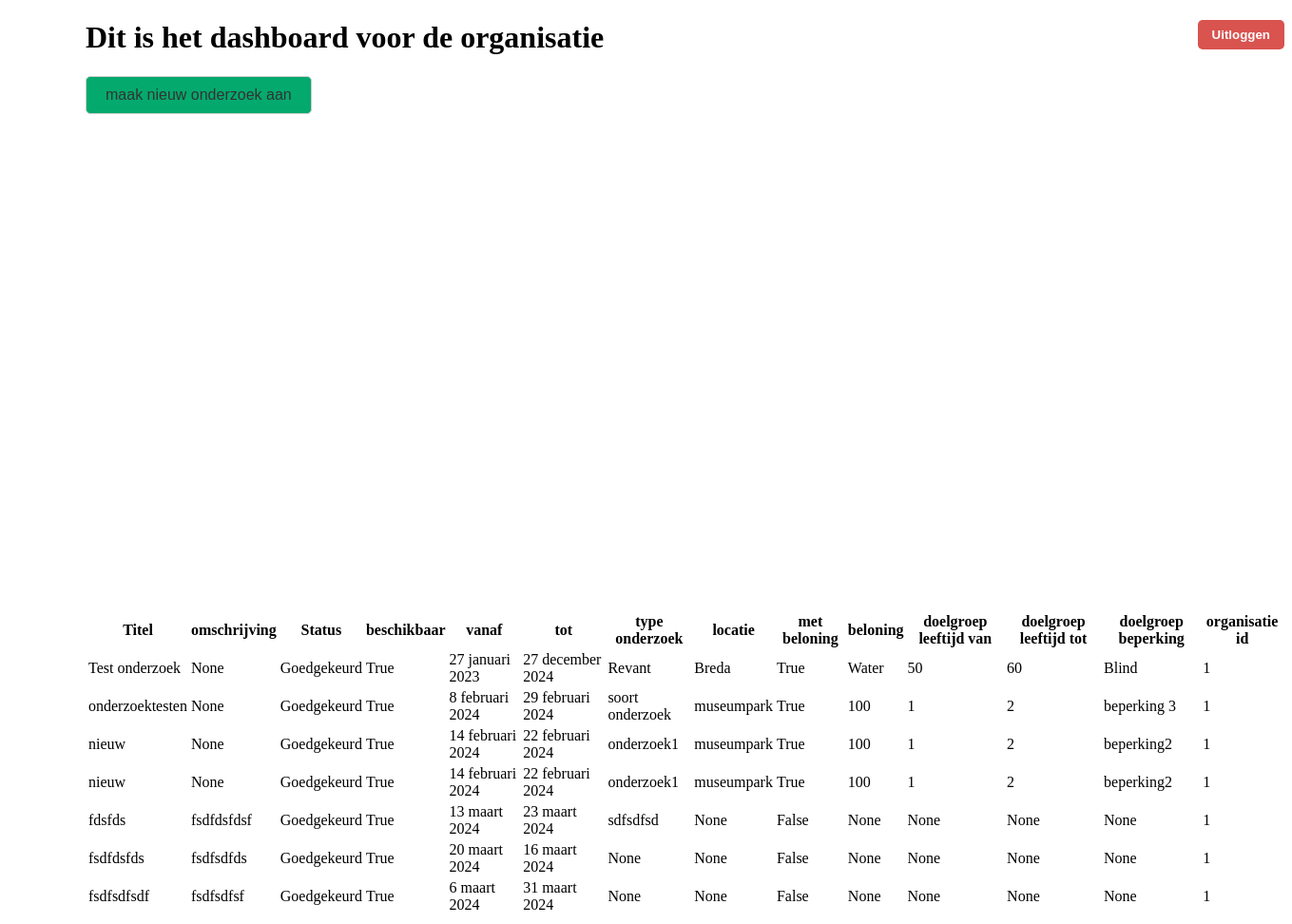
The page /organisaties/onderzoekstabel/ (signed in) on the database as committed earlier.
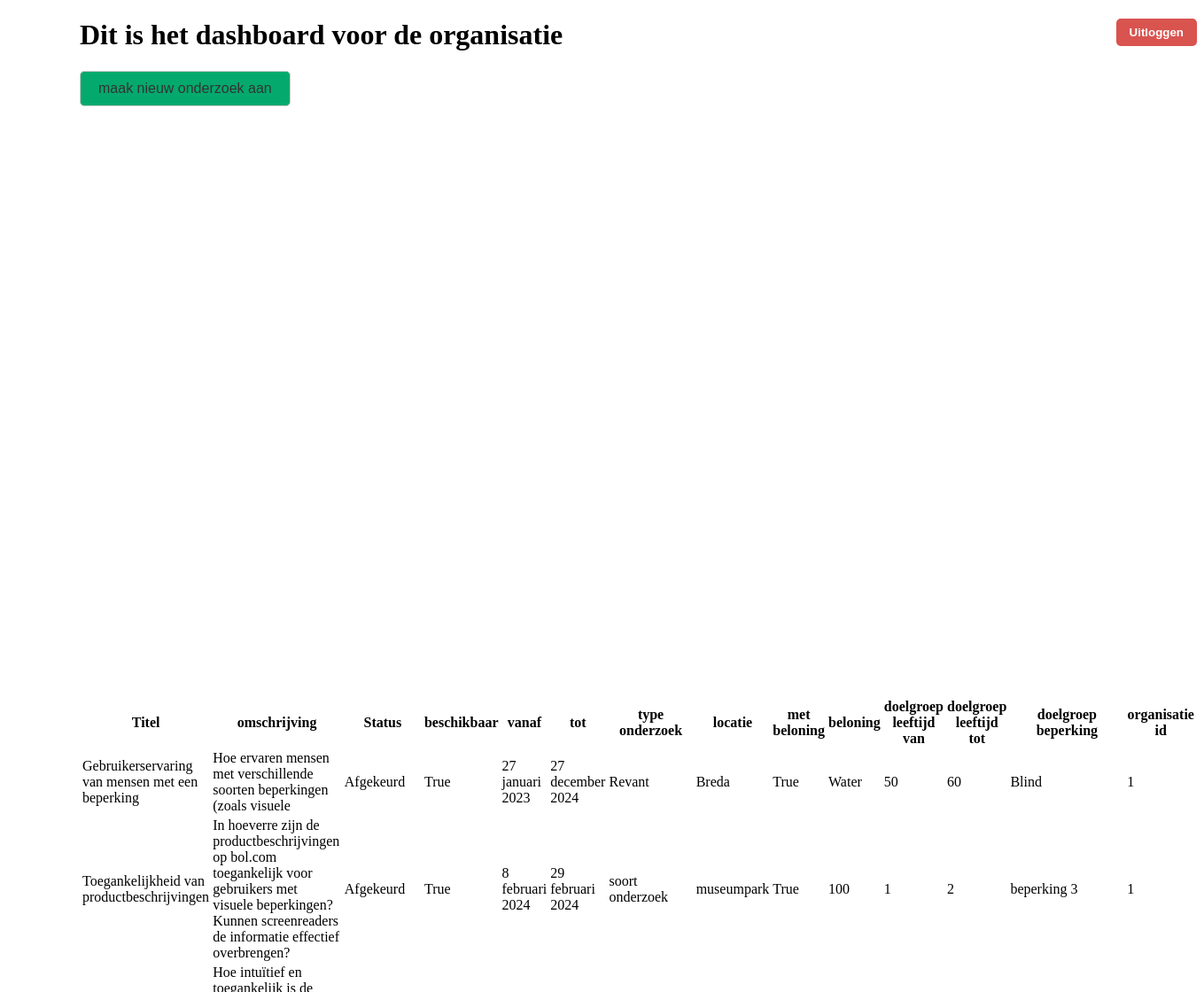
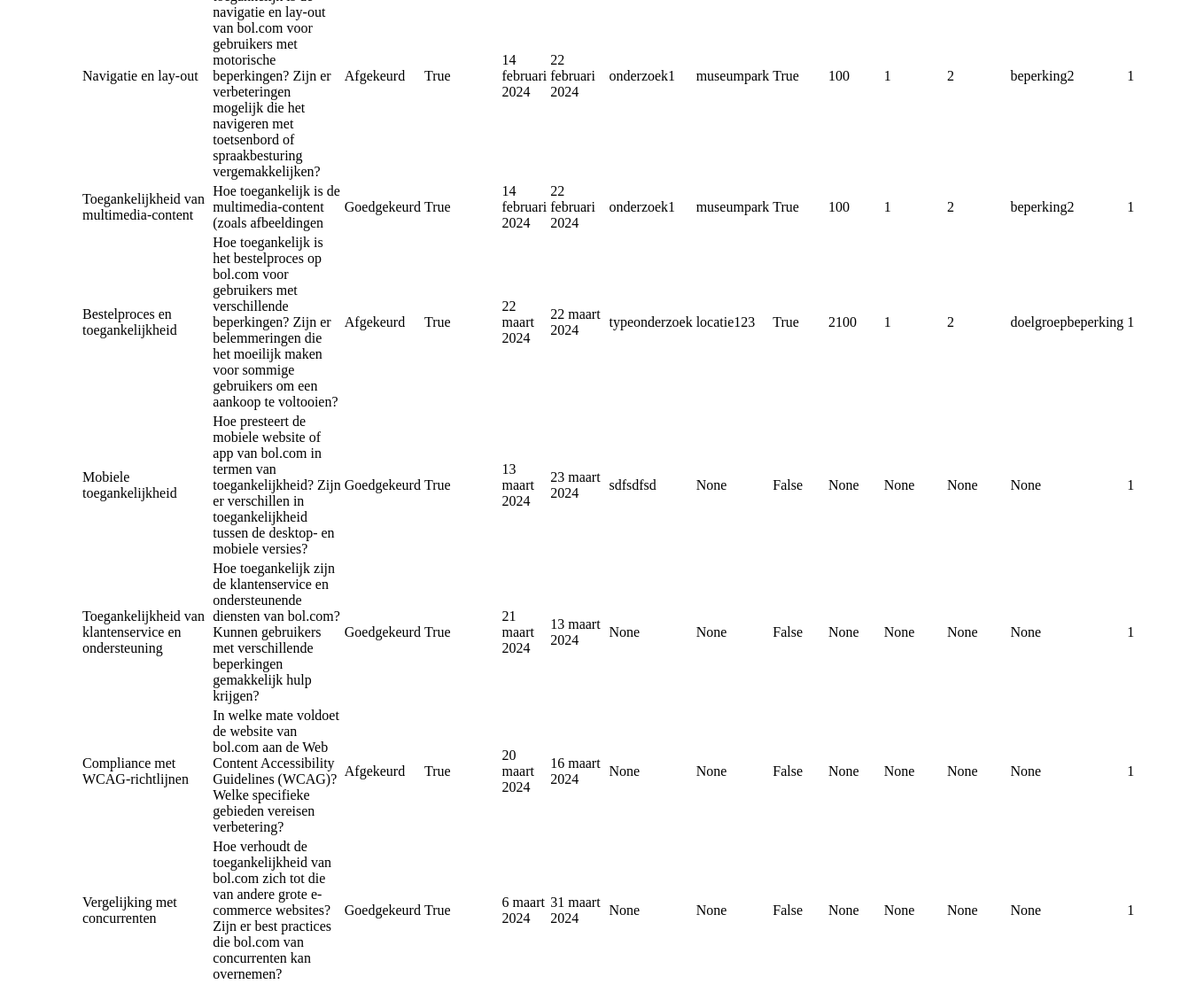
The same page on the database as committed later (2 pictures, top to bottom).
### core/models.py (models this page shows)
class Onderzoek(models.Model):
    onderzoek_id = models.AutoField(primary_key=True)
    titel = models.CharField(max_length=255)
    omschrijving = models.TextField(blank=True, null=True)
    status = models.CharField(max_length=50, blank=True, null=True)
    beschikbaar = models.BooleanField(default=True)
    datum_vanaf = models.DateField(blank=True, null=True)
    datum_tot = models.DateField(blank=True, null=True)
    type_onderzoek = models.CharField(max_length=50, blank=True, null=True)
    locatie = models.CharField(max_length=255, blank=True, null=True)
    met_beloning = models.BooleanField(default=False)
    beloning = models.CharField(max_length=255, blank=True, null=True)
    doelgroep_leeftijd_van = models.IntegerField(blank=True, null=True)
    doelgroep_leeftijd_tot = models.IntegerField(blank=True, null=True)
    doelgroep_beperking = models.CharField(max_length=255, blank=True, null=True)
    organisatie = models.ForeignKey(Organisaties, on_delete=models.CASCADE)
    class Meta:
        db_table = 'Onderzoek'

### organisaties/views.py (the view)
# urls.py: path('onderzoekstabel/', onderzoekstabel_view, name='dashboard_organisatie'),
@login_required
def onderzoekstabel_view(request):
    if request.user.is_authenticated and request.user.is_organisatie:
        onderzoeken = Onderzoek.objects.filter(organisatie=request.user.organisatie)
        return render(request, 'organisatie_dashboard.html', {'onderzoeken': onderzoeken})
    else:
        return redirect('login')

### organisaties/templates/organisatie_dashboard.html (shortened to what this page needs)
<!DOCTYPE html>
<html lang="nl">
<head>
    <link rel="stylesheet" href="/static/css/organisatie_dashboard_stylesheet.css" type="text/css">
    {% load static %}
</head>
<body data-login-url="{% url 'login' %}">
<button onclick="logoutUser()" data-logout-url="{% url 'logout' %}" class="logout-button">Uitloggen</button>
<h1>Dit is het dashboard voor de organisatie</h1>
<button onclick="location.href='{% url 'onderzoek_invoeren' %}';" class="maak-onderzoek-aan-knop">maak nieuw onderzoek aan</button>
<br><br>
<table>
    <thead>
    <tr>
        <th>Titel</th>
        <th>omschrijving</th>
        <th>Status</th>
        <th>beschikbaar</th>
        <th>vanaf</th>
        <th>tot</th>
        <th>type onderzoek</th>
        <th>locatie</th>
        <th>met beloning</th>
        <th>beloning</th>
        <th>doelgroep leeftijd van</th>
        <th>doelgroep leeftijd tot</th>
        <th>doelgroep beperking</th>
        <th>organisatie id</th>
    </tr>
    </thead>
    <tbody>
    {% for onderzoek in onderzoeken %}
        <tr>
            <td>{{ onderzoek.titel }}</td>
            <br>
            <td>{{ onderzoek.omschrijving }}</td>
            <br>
            <td>{{ onderzoek.status }}</td>
            <br>
            <td>{{ onderzoek.beschikbaar }}</td>
            <br>
            <td>{{ onderzoek.datum_vanaf }}</td>
            <td>{{ onderzoek.datum_tot }}</td>
            <td>{{ onderzoek.type_onderzoek }}</td>
            <td>{{ onderzoek.locatie }}</td>
            <td>{{ onderzoek.met_beloning }}</td>
            <td>{{ onderzoek.beloning }}</td>
            <td>{{ onderzoek.doelgroep_leeftijd_van }}</td>
            <td>{{ onderzoek.doelgroep_leeftijd_tot }}</td>
            <td>{{ onderzoek.doelgroep_beperking }}</td>
            <td>{{ onderzoek.organisatie_id }}</td>
        </tr>
    {% endfor %}
    </tbody>
</table>
</body>
</html>

### organisaties/static/css/organisatie_dashboard_stylesheet.css (style rules this page uses)
.logout-button { display: inline-block; padding: 8px 15px; background-color: #d9534f; color: white; text-decoration: none; border: none; border-radius: 5px; font-weight: bold; cursor: pointer; margin-left: 10px; float: right; }
.maak-onderzoek-aan-knop { background-color: #04AA6D; color: #333; padding: 10px 20px; border: 1px solid #ccc; border-radius: 5px; cursor: pointer; text-align: center; display: inline-block; text-decoration: none; font-size: 16px; }
body { margin-left: 90px; }

Rows that differ between the two databases and show on the page:
changed Onderzoek "Revant": titel "Test onderzoek" → "Gebruikerservaring van mensen met een beperking"; omschrijving "None" → "Hoe ervaren mensen met verschillende soorten beperkingen (zoals visuele"; status "Goedgekeurd" → "Afgekeurd"
changed Onderzoek "soort onderzoek": titel "onderzoektesten" → "Toegankelijkheid van productbeschrijvingen"; omschrijving "None" → "In hoeverre zijn de productbeschrijvingen op bol.com toegankelijk voor gebruikers met visuele beperkingen? Kunnen screenreaders de informatie effectief overbrengen?"; status "Goedgekeurd" → "Afgekeurd"
changed Onderzoek: titel "nieuw" → "Navigatie en lay-out"; omschrijving "None" → "Hoe intuïtief en toegankelijk is de navigatie en lay-out van bol.com voor gebruikers met motorische beperkingen? Zijn er verbeteringen mogelijk die het navigeren met toetsenbord of spraakbesturing vergemakkelijken?"; status "Goedgekeurd" → "Afgekeurd"
changed Onderzoek: titel "nieuw" → "Toegankelijkheid van multimedia-content"; omschrijving "None" → "Hoe toegankelijk is de multimedia-content (zoals afbeeldingen"
now on this page (row edited): Onderzoek: titel "Bestelproces en toegankelijkheid", omschrijving "Hoe toegankelijk is het bestelproces op bol.com voor gebruikers met verschillende beperkingen? Zijn er belemmeringen die het moeilijk maken voor sommige gebruikers om een aankoop te voltooien?", status "Afgekeurd", beschikbaar "True", datum_vanaf "22 maart 2024", datum_tot "22 maart 2024", type_onderzoek "typeonderzoek", locatie "locatie123", met_beloning "True", beloning "2100", doelgroep_leeftijd_van "1", doelgroep_leeftijd_tot "2", doelgroep_beperking "doelgroepbeperking", organisatie_id "1"
changed Onderzoek "sdfsdfsd": titel "fdsfds" → "Mobiele toegankelijkheid"; omschrijving "fsdfdsfdsf" → "Hoe presteert de mobiele website of app van bol.com in termen van toegankelijkheid? Zijn er verschillen in toegankelijkheid tussen de desktop- en mobiele versies?"
now on this page (row edited): Onderzoek: titel "Toegankelijkheid van klantenservice en ondersteuning", omschrijving "Hoe toegankelijk zijn de klantenservice en ondersteunende diensten van bol.com? Kunnen gebruikers met verschillende beperkingen gemakkelijk hulp krijgen?", status "Goedgekeurd", beschikbaar "True", datum_vanaf "21 maart 2024", datum_tot "13 maart 2024", type_onderzoek "None", locatie "None", met_beloning "False", beloning "None", doelgroep_leeftijd_van "None", doelgroep_leeftijd_tot "None", doelgroep_beperking "None", organisatie_id "1"
changed Onderzoek: titel "fsdfdsfds" → "Compliance met WCAG-richtlijnen"; omschrijving "fsdfsdfds" → "In welke mate voldoet de website van bol.com aan de Web Content Accessibility Guidelines (WCAG)? Welke specifieke gebieden vereisen verbetering?"; status "Goedgekeurd" → "Afgekeurd"
changed Onderzoek: titel "fsdfsdfsdf" → "Vergelijking met concurrenten"; omschrijving "fsdfsdfsf" → "Hoe verhoudt de toegankelijkheid van bol.com zich tot die van andere grote e-commerce websites? Zijn er best practices die bol.com van concurrenten kan overnemen?"
